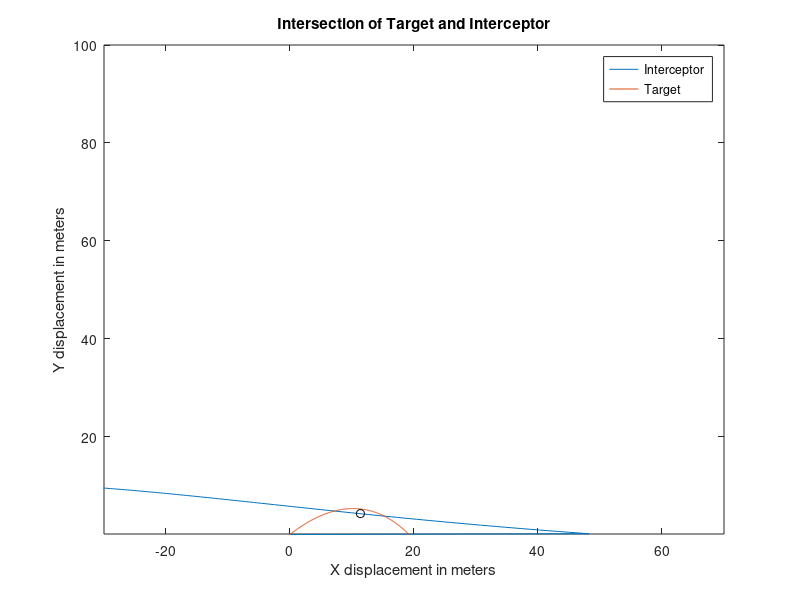

Reproduce this figure in MATLAB.
clear;
clc;
tic;
%Finding the intersection of an Intercontinental Ballistic Kickball and raquetball intercepting missile
%Future things to do:
%1)Learn the ode45 thing
%2)Important: Make sure this model is actually accurate
%Test 

%Constants
%Note, a '2' represents the target
time = 0:.01:9.99; %seconds
mass = .0427; %kilograms
mass2 = 1.134; %''  
crossSectionalArea = (2.25 / 12 * .3048 / 2)^2 * pi; %meters
crossSectionalArea2 = (10 / 12 * .3048 / 2)^2 * pi; %''
coefficentOfDrag = .47; %will later be determined by testing
coefficentOfDrag2 = .47; %''
density = 1.225; %of the air in kg/m^3
velocity = 180; %meters/second
velocity2 = 15; %''
theta = 5 / 180 * pi; %degrees
theta2 = 45 / 180 * pi; %''
n = 1;
 
%initial velocities
vx0 = -cos(theta) * velocity;
vy0 = sin(theta) * velocity;
vx02 = cos(theta2) * velocity2;
vy02 = sin(theta2) * velocity2;
 
%Empty Matrices (for now)
vx = zeros(1000, 1);
vy = zeros(1000, 1);
vx2 = zeros(1000, 1);
vy2 = zeros(1000, 1);
airResx = zeros(1000, 1);
airResy = zeros(1000, 1);
airResx2 = zeros(1000, 1);
airResy2 = zeros(1000, 1);
dx = zeros(1000, 1);
dy = zeros(1000, 1);
dx2 = zeros(1000, 1);
dy2 = zeros(1000, 1);
accelx = zeros(1000, 1);
accely = zeros(1000, 1);
accelx2 = zeros(1000, 1);
accely2 = zeros(1000, 1);
possiblepointx = zeros(1000, 1000);
possiblepointy = zeros(1000, 1000);
 
%Some initial values for matrices
vx(1) = vx0;
vy(1) = vy0;
vx2(1) = vx02;
vy2(1) = vx02;
 
%Let loop start
dy(1) = .00001;
 
%This loop essentially determines the change in position and velocity of 
%the target and interceptor and adds to the previous position and velocity
%to determine current values at time = n
 
while n < length(time)
    
    %Stop calculating once interceptor hits the ground
    if n > 1 && dy(n-1) < 0    
        break
    end
    
    %Interceptor air resistance
    airResFX = crossSectionalArea * coefficentOfDrag * density / 2 * vx(n) * vx(n);
    airResFY = crossSectionalArea * coefficentOfDrag * density / 2 * vy(n) * vy(n);
    airResx(n) = airResFX / mass;
    airResy(n) = airResFY / mass;
    accelx(n) = airResx(n);
    accely(n) = -airResy(n) - 9.81;
    
    %Target air resistance
    airResFX2 = crossSectionalArea2 * coefficentOfDrag2 * density / 2 * vx2(n) * vx2(n);
    airResFY2 = crossSectionalArea2 * coefficentOfDrag2 * density / 2 * vy2(n) * vy2(n);
    airResx2(n) = airResFX2 / mass2;
    airResy2(n) = airResFY2 / mass2;
    accelx2(n) = -airResx2(n);
    accely2(n) = -airResy2(n) - 9.81;
    
    %Find new velocities by adding change in velocity to old velocity
    if n > 1
     
        vx(n+1) = vx(n) + accelx(n) * .01;
        vy(n+1) = vy(n) + accely(n) * .01;
        vx2(n+1) = vx2(n) + accelx2(n) * .01;
        vy2(n+1) = vy2(n) + accely2(n) * .01;
    
    %If it's inital, add to initial velocity bruh
    else
        
        vx(n+1) = vx0 + accelx(n) * .01;
        vy(n+1) = vy0 + accely(n) * .01;
        vx2(n+1) = vx02 + accelx2(n) * .01;
        vy2(n+1) = vy02 + accely2(n) * .01;
    
    end
    
    %Find new positions by adding change in position to previous position
    if n > 1
        
        dx(n+1) =  vx(n+1) * .01 + dx(n);
        dy(n+1) =  vy(n+1) * .01 + dy(n);
        dx2(n+1) =  vx2(n+1) * .01 + dx2(n);
        dy2(n+1) =  vy2(n+1) * .01 + dy2(n);
        
    else
        
        dx(n+1) = 50 + vx0 * .01;
        dy(n+1) = vy0 * .01;
        dx2(n+1) = vx02 * .01;
        dy2(n+1) = vy02 * .01;
    
    end
    
    %Add .01 of a second
    n = n + 1;
    
end
 
%new counters
 
%possiblepoint's row counter
j = 1;
%another counter for possiblepoint's rows
mass = 1;
%counter for possiblepoint's columns, REPRESENTS TIME
o = 1;
%counter for the number of almost-intersection points
k = 0;
 
%represents the sum of the almost-intersection points, will be divided by k
%to find the mean intersection point. Includes time to find average time it
%takes for target to reach the intersection point.
totalx = 0;
totaly = 0;
totalt = 0;
 
%find every single possible difference of dx and dx2 as well as dy and dy2
while j < length(time)
       
       possiblepointx(j, :) = dx(j) - dx2;
       possiblepointy(j, :) = dy(j) - dy2;
       j = j + 1;
       
end
 
%If both of the differences are close to 0, then it's an intersection
while mass <= 1000 && o <= 1000
           
    if abs(possiblepointx(mass, o)) < .1 && abs(possiblepointy(mass, o)) < .1
    
        %Factor out the non-existing data points
        if dy(o) ~= 0 && dy2(o) ~= 0
           
            %Add an additional intersection point
            k = k + 1;
            
            %Add to the total the average of the target intersection points
            totalx = totalx + dx2(o);
            totaly = totaly + dy2(o);
            totalt = totalt + o;
 
        end
        
    end
    
    %Move to the next row
    mass = mass + 1;
    
    %Move to the next column and go back to row 1 every 1000 points
    if mass == 1000
        
        o = o + 1;
        mass = 1;
        
    end
end
 
%Determine the time necessary to launch the interceptor using target
%launcher data
 
%Determine the mean intersection points using target data
intersectionx = totalx / k;
intersectiony = totaly / k;
ttarget = totalt / k;
intersection = [intersectionx, intersectiony];
 
%Find interceptor intersection point
tinterceptor = find(abs(intersectionx - dx) < .1, 1, 'first');
 
%Find difference in times
 
sectowait = (ttarget - tinterceptor) / 100;
 
%Display information on when to shoot the interceptor
toc;
disp(['Fire the interceptor after ', num2str(sectowait), ' second(s) to intercept the missile at ', num2str(intersectionx), ' meters on the x-axis and ', num2str(intersectiony), ' meters on the y-axis.']);
 
%Plotting
%Interceptor
plot(dx, dy);
 
hold on
 
%Target
plot(dx2, dy2);
 
%Intersection
plot(intersectionx, intersectiony, 'k-o');
 
%Extra plotting stuff
xlim([-30, 70]);
ylim([.1, 100]);
legend('Interceptor', 'Target');
xlabel('X displacement in meters');
ylabel('Y displacement in meters');
title('Intersection of Target and Interceptor');
